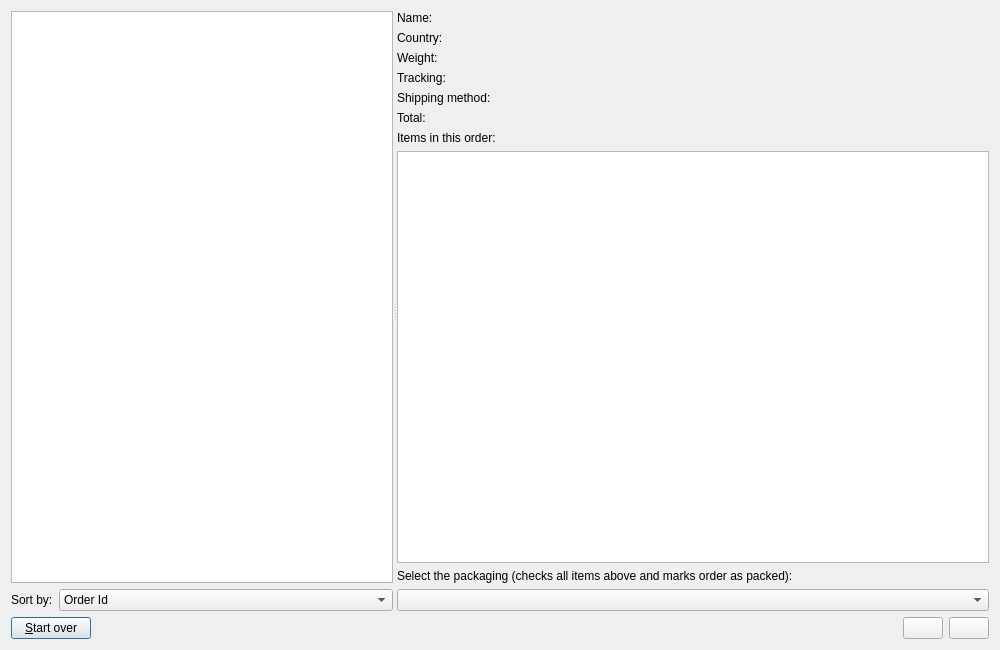
<?xml version="1.0" encoding="UTF-8"?>
<ui version="4.0">
 <class>PackagingHelperDialog</class>
 <widget class="QDialog" name="PackagingHelperDialog">
  <property name="geometry">
   <rect>
    <x>0</x>
    <y>0</y>
    <width>1000</width>
    <height>650</height>
   </rect>
  </property>
  <property name="windowTitle">
   <string>Packaging Helper</string>
  </property>
  <property name="windowIcon">
   <iconset resource="../res.qrc">
    <normaloff>:/res/icons/package_wrench.png</normaloff>:/res/icons/package_wrench.png</iconset>
  </property>
  <layout class="QVBoxLayout" name="verticalLayout">
   <item>
    <widget class="QStackedWidget" name="stackedWidget">
     <property name="currentIndex">
      <number>1</number>
     </property>
     <widget class="QWidget" name="welcomePage">
      <layout class="QVBoxLayout" name="verticalLayout_5">
       <property name="leftMargin">
        <number>0</number>
       </property>
       <property name="topMargin">
        <number>0</number>
       </property>
       <property name="rightMargin">
        <number>0</number>
       </property>
       <property name="bottomMargin">
        <number>0</number>
       </property>
       <item>
        <widget class="QLabel" name="welcomeLabel">
         <property name="text">
          <string>&lt;html&gt;&lt;head/&gt;&lt;body&gt;&lt;p&gt;&lt;span style=&quot; font-weight:700;&quot;&gt;Welcome to the Packaging Helper tool.&lt;/span&gt;&lt;/p&gt;&lt;p&gt;As the name suggests, this tool is going to try to help you with packaging your unfulfilled orders. It will give you a list of orders that you can quickly browse and filter. Only packaging-relevant information will be displayed.&lt;/p&gt;&lt;p&gt;For Shipping, select all the methods you want to filter on.&lt;br/&gt;&lt;br/&gt;For Products, the logic is hopefully mostly self-explanatory. If you select 3 products as &amp;quot;Must include&amp;quot;, only orders with all 3 products will be accepted by the filter, if you select 3 products as &amp;quot;May include&amp;quot;, any order that has at least one of these products will be accepted by the filter. If you select &amp;quot;Must NOT include&amp;quot;, any order that contains that product will be excluded, even if it contains products with May or Must logic.&lt;br/&gt;&lt;br/&gt;After that click &amp;quot;Start&amp;quot; to get started.&lt;/p&gt;&lt;p&gt;&lt;span style=&quot; font-style:italic;&quot;&gt;This is a work in progress, if you have ideas on what to improve and/or add, hop on into Discord and let us know!&lt;/span&gt;&lt;/p&gt;&lt;/body&gt;&lt;/html&gt;</string>
         </property>
         <property name="alignment">
          <set>Qt::AlignLeading|Qt::AlignLeft|Qt::AlignTop</set>
         </property>
         <property name="wordWrap">
          <bool>true</bool>
         </property>
        </widget>
       </item>
       <item>
        <widget class="Line" name="welcomeLine">
         <property name="orientation">
          <enum>Qt::Horizontal</enum>
         </property>
        </widget>
       </item>
       <item>
        <layout class="QHBoxLayout" name="horizontalLayout" stretch="1,2">
         <item>
          <layout class="QVBoxLayout" name="verticalLayout_4">
           <item>
            <widget class="QLabel" name="shippingSelectionLabel">
             <property name="text">
              <string>Shipping:</string>
             </property>
             <property name="alignment">
              <set>Qt::AlignLeading|Qt::AlignLeft|Qt::AlignTop</set>
             </property>
            </widget>
           </item>
           <item>
            <widget class="QTreeWidget" name="shippingSelectionTree">
             <property name="indentation">
              <number>0</number>
             </property>
             <attribute name="headerVisible">
              <bool>false</bool>
             </attribute>
             <column>
              <property name="text">
               <string notr="true">1</string>
              </property>
             </column>
            </widget>
           </item>
          </layout>
         </item>
         <item>
          <layout class="QVBoxLayout" name="verticalLayout_3">
           <item>
            <widget class="QLabel" name="productSelectionLabel">
             <property name="text">
              <string>Products:</string>
             </property>
             <property name="alignment">
              <set>Qt::AlignLeading|Qt::AlignLeft|Qt::AlignTop</set>
             </property>
            </widget>
           </item>
           <item>
            <widget class="QTreeWidget" name="productSelectionTree">
             <property name="styleSheet">
              <string notr="true">QTreeWidget::item { padding: 1px; }</string>
             </property>
             <attribute name="headerMinimumSectionSize">
              <number>20</number>
             </attribute>
             <attribute name="headerDefaultSectionSize">
              <number>50</number>
             </attribute>
             <attribute name="headerStretchLastSection">
              <bool>false</bool>
             </attribute>
             <column>
              <property name="text">
               <string notr="true">Product</string>
              </property>
             </column>
             <column>
              <property name="text">
               <string>Logic</string>
              </property>
             </column>
             <column>
              <property name="text">
               <string>Min Qty</string>
              </property>
             </column>
             <column>
              <property name="text">
               <string>Max Qty</string>
              </property>
             </column>
            </widget>
           </item>
          </layout>
         </item>
        </layout>
       </item>
       <item>
        <widget class="QLabel" name="matchingOrdersLabel">
         <property name="font">
          <font>
           <bold>true</bold>
          </font>
         </property>
         <property name="text">
          <string>% orders match the selected filters</string>
         </property>
         <property name="alignment">
          <set>Qt::AlignCenter</set>
         </property>
        </widget>
       </item>
      </layout>
     </widget>
     <widget class="QWidget" name="packagingPage">
      <layout class="QVBoxLayout" name="verticalLayout_6">
       <property name="leftMargin">
        <number>0</number>
       </property>
       <property name="topMargin">
        <number>0</number>
       </property>
       <property name="rightMargin">
        <number>0</number>
       </property>
       <property name="bottomMargin">
        <number>0</number>
       </property>
       <item>
        <widget class="QSplitter" name="packagingSplitter">
         <property name="orientation">
          <enum>Qt::Horizontal</enum>
         </property>
         <property name="childrenCollapsible">
          <bool>false</bool>
         </property>
         <widget class="QWidget" name="layoutWidget">
          <layout class="QVBoxLayout" name="verticalLayout_2">
           <item>
            <widget class="QTreeWidget" name="orderListTree">
             <property name="showDropIndicator" stdset="0">
              <bool>true</bool>
             </property>
             <property name="indentation">
              <number>0</number>
             </property>
             <property name="headerHidden">
              <bool>true</bool>
             </property>
             <column>
              <property name="text">
               <string notr="true">1</string>
              </property>
             </column>
            </widget>
           </item>
           <item>
            <layout class="QHBoxLayout" name="horizontalLayout_2">
             <item>
              <widget class="QLabel" name="orderListSortlabel">
               <property name="sizePolicy">
                <sizepolicy hsizetype="Maximum" vsizetype="Preferred">
                 <horstretch>0</horstretch>
                 <verstretch>0</verstretch>
                </sizepolicy>
               </property>
               <property name="text">
                <string>Sort by:</string>
               </property>
              </widget>
             </item>
             <item>
              <widget class="QComboBox" name="orderListSortComboBox">
               <item>
                <property name="text">
                 <string>Order Id</string>
                </property>
               </item>
               <item>
                <property name="text">
                 <string>Item count</string>
                </property>
               </item>
               <item>
                <property name="text">
                 <string>Weight</string>
                </property>
               </item>
               <item>
                <property name="text">
                 <string>Shipping method</string>
                </property>
               </item>
               <item>
                <property name="text">
                 <string>Total</string>
                </property>
               </item>
              </widget>
             </item>
            </layout>
           </item>
          </layout>
         </widget>
         <widget class="QWidget" name="layoutWidget_2">
          <layout class="QFormLayout" name="formLayout">
           <item row="0" column="0">
            <widget class="QLabel" name="orderNameLabel">
             <property name="text">
              <string>Name:</string>
             </property>
            </widget>
           </item>
           <item row="0" column="1">
            <widget class="QLabel" name="orderNameValueLabel">
             <property name="text">
              <string/>
             </property>
            </widget>
           </item>
           <item row="1" column="0">
            <widget class="QLabel" name="orderCountryLabel">
             <property name="text">
              <string>Country:</string>
             </property>
            </widget>
           </item>
           <item row="1" column="1">
            <widget class="QLabel" name="orderCountryValueLabel">
             <property name="text">
              <string/>
             </property>
            </widget>
           </item>
           <item row="2" column="0">
            <widget class="QLabel" name="orderWeightLabel">
             <property name="text">
              <string>Weight:</string>
             </property>
            </widget>
           </item>
           <item row="5" column="0">
            <widget class="QLabel" name="orderTotalLabel">
             <property name="text">
              <string>Total:</string>
             </property>
            </widget>
           </item>
           <item row="2" column="1">
            <widget class="QLabel" name="orderWeightValueLabel">
             <property name="text">
              <string/>
             </property>
            </widget>
           </item>
           <item row="5" column="1">
            <widget class="QLabel" name="orderTotalValueLabel">
             <property name="text">
              <string/>
             </property>
            </widget>
           </item>
           <item row="6" column="0" colspan="2">
            <widget class="QLabel" name="orderItemsLabel">
             <property name="text">
              <string>Items in this order:</string>
             </property>
            </widget>
           </item>
           <item row="7" column="0" colspan="2">
            <widget class="QTreeWidget" name="orderItemTree">
             <property name="alternatingRowColors">
              <bool>false</bool>
             </property>
             <property name="indentation">
              <number>0</number>
             </property>
             <attribute name="headerVisible">
              <bool>false</bool>
             </attribute>
             <column>
              <property name="text">
               <string/>
              </property>
             </column>
            </widget>
           </item>
           <item row="9" column="0" colspan="2">
            <widget class="QComboBox" name="packagingComboBox"/>
           </item>
           <item row="8" column="0" colspan="2">
            <widget class="QLabel" name="orderPackagingLabel">
             <property name="text">
              <string>Select the packaging (checks all items above and marks order as packed):</string>
             </property>
            </widget>
           </item>
           <item row="3" column="0">
            <widget class="QLabel" name="orderTrackingLabel">
             <property name="text">
              <string>Tracking:</string>
             </property>
            </widget>
           </item>
           <item row="3" column="1">
            <widget class="QLabel" name="orderTrackingValueLabel">
             <property name="text">
              <string/>
             </property>
            </widget>
           </item>
           <item row="4" column="0">
            <widget class="QLabel" name="orderShippingLabel">
             <property name="text">
              <string>Shipping method:</string>
             </property>
            </widget>
           </item>
           <item row="4" column="1">
            <widget class="QLabel" name="orderShippingValueLabel">
             <property name="text">
              <string/>
             </property>
            </widget>
           </item>
          </layout>
         </widget>
        </widget>
       </item>
      </layout>
     </widget>
    </widget>
   </item>
   <item>
    <layout class="QHBoxLayout" name="horizontalLayout_3">
     <item>
      <widget class="QPushButton" name="startOverButton">
       <property name="text">
        <string>&amp;Start over</string>
       </property>
      </widget>
     </item>
     <item>
      <spacer name="horizontalSpacer">
       <property name="orientation">
        <enum>Qt::Horizontal</enum>
       </property>
       <property name="sizeHint" stdset="0">
        <size>
         <width>40</width>
         <height>20</height>
        </size>
       </property>
      </spacer>
     </item>
     <item>
      <widget class="QPushButton" name="pushButton">
       <property name="text">
        <string/>
       </property>
      </widget>
     </item>
     <item>
      <widget class="QPushButton" name="pushButton2">
       <property name="text">
        <string/>
       </property>
      </widget>
     </item>
    </layout>
   </item>
  </layout>
 </widget>
 <resources>
  <include location="../res.qrc"/>
 </resources>
 <connections/>
</ui>
